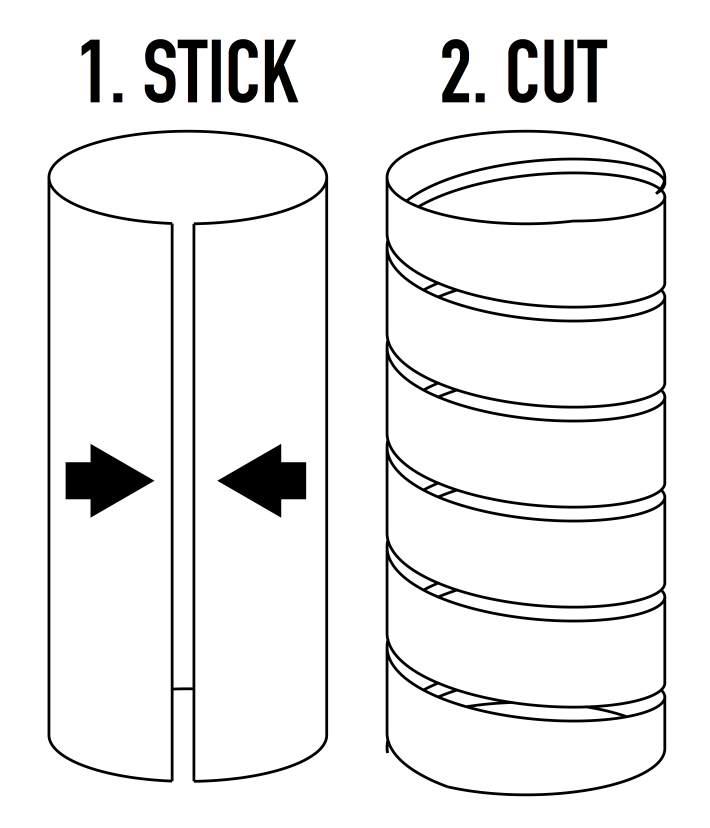
#> input picture Instruction/instruction.png, 2130 x 2483 px (shown at 1/3 size)
$ python add_instruction.py Instruction/instruction.png   (Python 2 division)
#> lines starting #> are read from the running program, lines starting #| are printed output that depends on the picture
#!/usr/bin/env python3
# -*- coding: utf-8 -*-
import cv2
import numpy as np
import math
import sys

def roundbox(img,p1,p2,r,color):
    cv2.circle(img,(p1[0]+r,p1[1]+r),r,color,-1)
    cv2.circle(img,(p2[0]-r,p1[1]+r),r,color,-1)
    cv2.circle(img,(p1[0]+r,p2[1]-r),r,color,-1)
    cv2.circle(img,(p2[0]-r,p2[1]-r),r,color,-1)
    cv2.rectangle(img,(p1[0],p1[1]+r),(p2[0],p2[1]-r),color,-1)
    cv2.rectangle(img,(p1[0]+r,p1[1]),(p2[0]-r,p2[1]),color,-1)


if len(sys.argv) != 2:
    print "usage: {0} image".format(sys.argv[0])
    sys.exit(1)

img = cv2.imread(sys.argv[1])
#> img is the input picture: shape (2483, 2130, 3); mean B, G, R 237.5, 237.5, 237.5

h, w = img.shape[0:2]
#> h = 2483; w = 2130

inst = cv2.imread("instruction/instruction.png")
ih, iw = inst.shape[0:2]
#> ih = 2483; iw = 2130

ratio = float(h)/ih
#> ratio = 1
scaled = cv2.resize(inst,None,fx=ratio, fy=ratio, interpolation = cv2.INTER_CUBIC)

sh,sw = scaled.shape[0:2]
#> sh = 2483; sw = 2130
if sh > h:
    sh = h
canvas = np.zeros((h, w+sw, 3), np.uint8)
canvas[0:h,0:w] = img
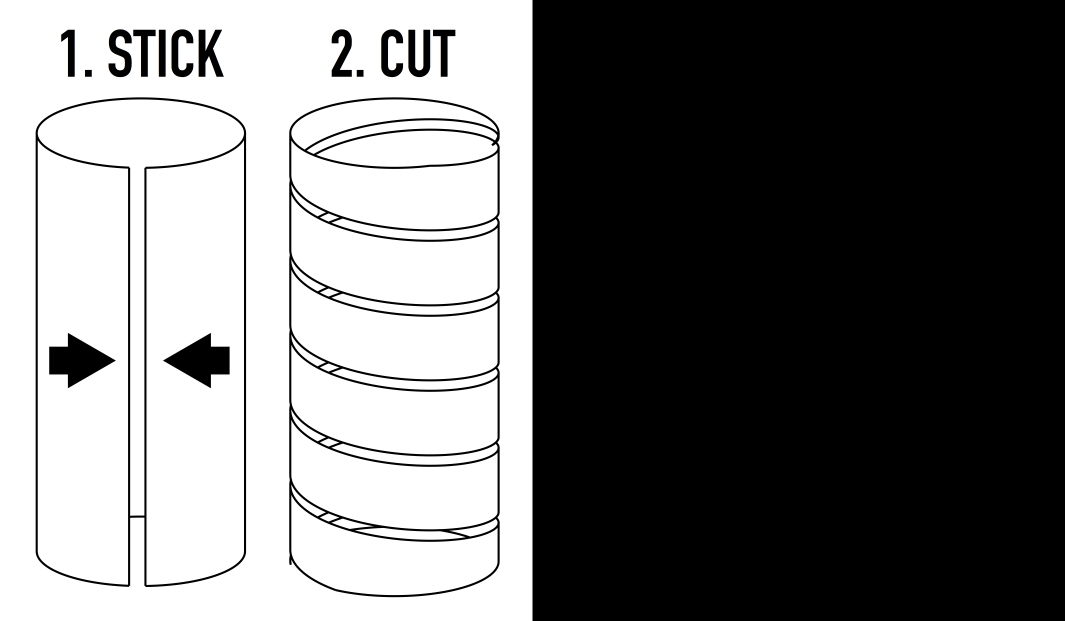
#> canvas: shape (2483, 4260, 3) (shown at 1/4 size); mean B, G, R 118.7, 118.7, 118.7
canvas[0:sh,w:w+sw] = scaled
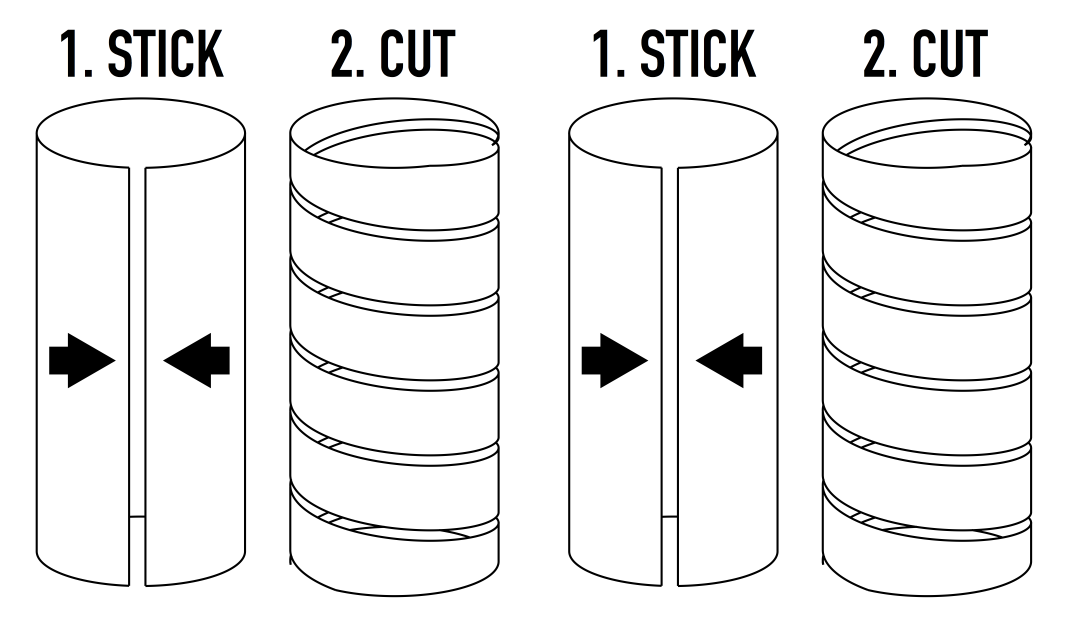
#> canvas: shape (2483, 4260, 3) (shown at 1/4 size); mean B, G, R 237.5, 237.5, 237.5

cv2.imwrite("{0}.inst.png".format(sys.argv[1]), canvas)
